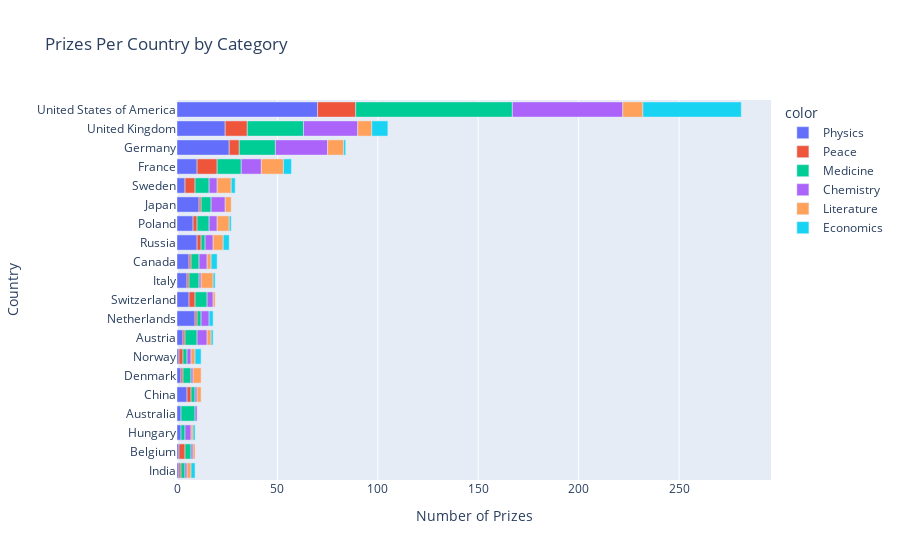

The cell this chart's notebook holds for it:
### Code cell
pm_bar = px.bar(x=prize_merged.cat_prize, 
               y=prize_merged.birth_country_current, 
               orientation='h', 
               title='Prizes Per Country by Category',
               color=prize_merged.category)
pm_bar.update_layout(xaxis_title='Number of Prizes', yaxis_title='Country')
pm_bar.show()

### Figure 1 — Plotly figure (JSON) as saved in the notebook; plotly's stock layout.template omitted (floating-point values rounded to 4 significant figures)
{"data": [{"alignmentgroup": "True", "hovertemplate": "color=Physics<br>x=%{x}<br>y=%{y}<extra></extra>", "legendgroup": "Physics", "marker": {"color": "#636efa"}, "name": "Physics", "offsetgroup": "Physics", "orientation": "h", "showlegend": true, "textposition": "auto", "type": "bar", "x": [1, 1, 2, 2, 5, 2, 1, 3, 9, 6, 5, 6, 10, 8, 11, 4, 10, 26, 24, 70], "xaxis": "x", "y": ["India", "Belgium", "Hungary", "Australia", "China", "Denmark", "Norway", "Austria", "Netherlands", "Switzerland", "Italy", "Canada", "Russia", "Poland", "Japan", "Sweden", "France", "Germany", "United Kingdom", "United States of America"], "yaxis": "y"}, {"alignmentgroup": "True", "hovertemplate": "color=Peace<br>x=%{x}<br>y=%{y}<extra></extra>", "legendgroup": "Peace", "marker": {"color": "#EF553B"}, "name": "Peace", "offsetgroup": "Peace", "orientation": "h", "showlegend": true, "textposition": "auto", "type": "bar", "x": [1, 3, 2, 1, 2, 1, 1, 1, 3, 1, 2, 1, 2, 5, 10, 5, 11, 19], "xaxis": "x", "y": ["India", "Belgium", "China", "Denmark", "Norway", "Austria", "Netherlands", "Italy", "Switzerland", "Canada", "Russia", "Japan", "Poland", "Sweden", "France", "Germany", "United Kingdom", "United States of America"], "yaxis": "y"}, {"alignmentgroup": "True", "hovertemplate": "color=Medicine<br>x=%{x}<br>y=%{y}<extra></extra>", "legendgroup": "Medicine", "marker": {"color": "#00cc96"}, "name": "Medicine", "offsetgroup": "Medicine", "orientation": "h", "showlegend": true, "textposition": "auto", "type": "bar", "x": [3, 2, 2, 7, 4, 2, 2, 6, 2, 6, 5, 4, 2, 6, 5, 7, 12, 18, 28, 78], "xaxis": "x", "y": ["Belgium", "Hungary", "India", "Australia", "Denmark", "China", "Norway", "Austria", "Netherlands", "Switzerland", "Italy", "Canada", "Russia", "Poland", "Japan", "Sweden", "France", "Germany", "United Kingdom", "United States of America"], "yaxis": "y"}, {"alignmentgroup": "True", "hovertemplate": "color=Chemistry<br>x=%{x}<br>y=%{y}<extra></extra>", "legendgroup": "Chemistry", "marker": {"color": "#ab63fa"}, "name": "Chemistry", "offsetgroup": "Chemistry", "orientation": "h", "showlegend": true, "textposition": "auto", "type": "bar", "x": [1, 3, 1, 1, 1, 1, 2, 5, 4, 1, 3, 4, 4, 7, 4, 4, 10, 26, 27, 55], "xaxis": "x", "y": ["Belgium", "Hungary", "India", "Australia", "China", "Denmark", "Norway", "Austria", "Netherlands", "Italy", "Switzerland", "Canada", "Russia", "Japan", "Poland", "Sweden", "France", "Germany", "United Kingdom", "United States of America"], "yaxis": "y"}, {"alignmentgroup": "True", "hovertemplate": "color=Literature<br>x=%{x}<br>y=%{y}<extra></extra>", "legendgroup": "Literature", "marker": {"color": "#FFA15A"}, "name": "Literature", "offsetgroup": "Literature", "orientation": "h", "showlegend": true, "textposition": "auto", "type": "bar", "x": [1, 1, 2, 2, 2, 4, 2, 1, 6, 2, 5, 3, 6, 7, 11, 8, 7, 10], "xaxis": "x", "y": ["Belgium", "Hungary", "India", "Norway", "China", "Denmark", "Austria", "Switzerland", "Italy", "Canada", "Russia", "Japan", "Poland", "Sweden", "France", "Germany", "United Kingdom", "United States of America"], "yaxis": "y"}, {"alignmentgroup": "True", "hovertemplate": "color=Economics<br>x=%{x}<br>y=%{y}<extra></extra>", "legendgroup": "Economics", "marker": {"color": "#19d3f3"}, "name": "Economics", "offsetgroup": "Economics", "orientation": "h", "showlegend": true, "textposition": "auto", "type": "bar", "x": [1, 2, 3, 1, 2, 1, 3, 3, 1, 2, 4, 1, 8, 49], "xaxis": "x", "y": ["Hungary", "India", "Norway", "Austria", "Netherlands", "Italy", "Canada", "Russia", "Poland", "Sweden", "France", "Germany", "United Kingdom", "United States of America"], "yaxis": "y"}], "layout": {"barmode": "relative", "legend": {"title": {"text": "color"}, "tracegroupgap": 0}, "title": {"text": "Prizes Per Country by Category"}, "xaxis": {"anchor": "y", "domain": [0, 1], "title": {"text": "Number of Prizes"}}, "yaxis": {"anchor": "x", "domain": [0, 1], "title": {"text": "Country"}}}}
